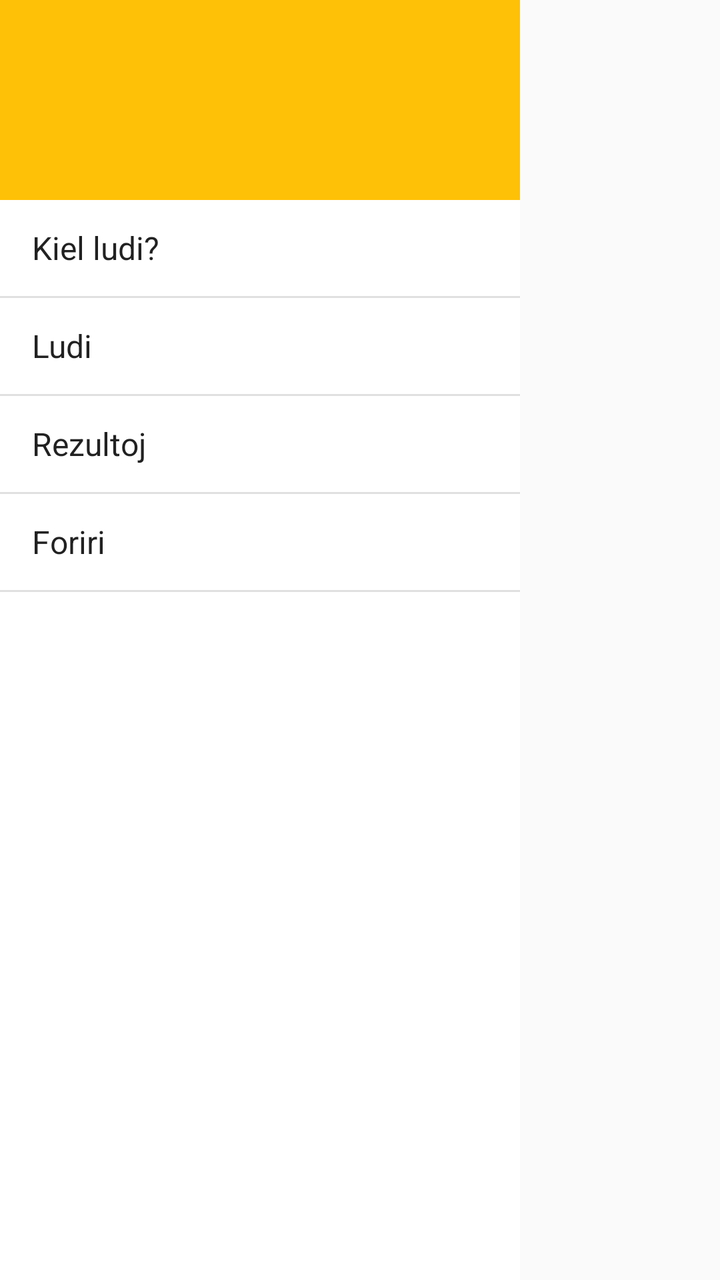
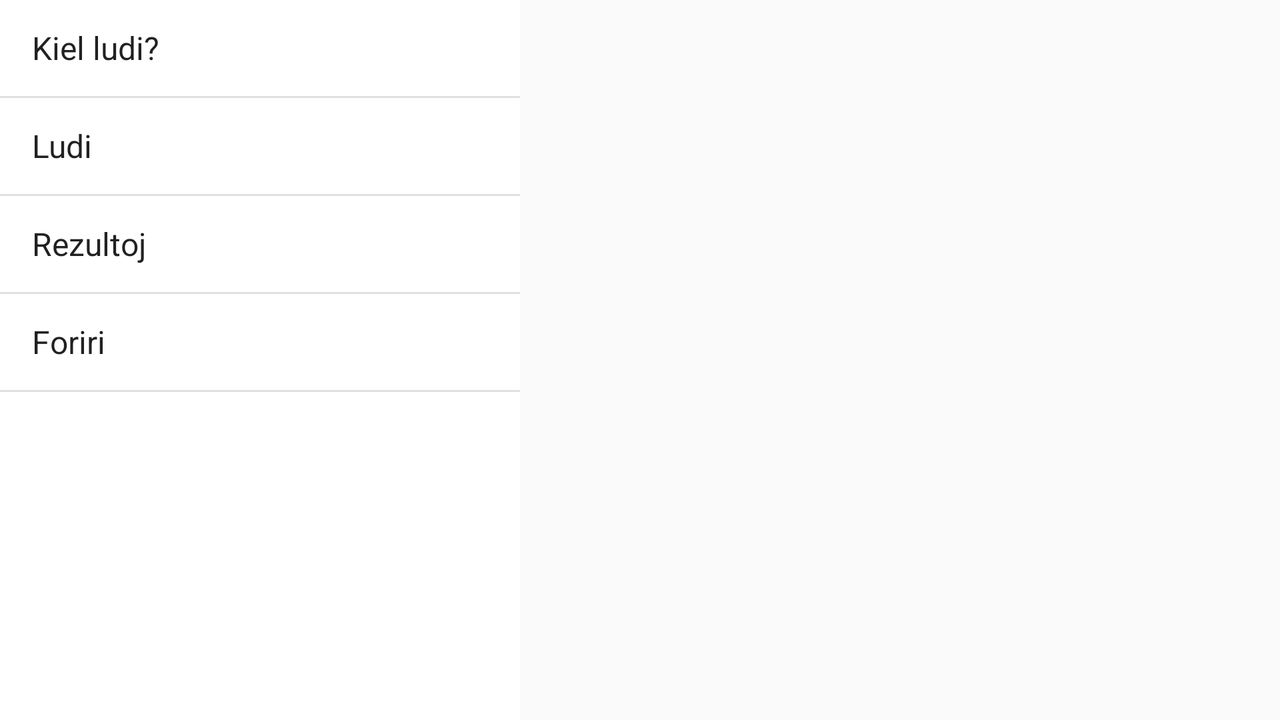

The same Android screen from two of the app's own layout files: first res/layout/ as a phone draws it, then the repository's variant for another configuration, drawn on a device whose configuration selects that folder. Both files follow.
<!-- AndroidManifest.xml: application theme AppTheme -->
<!-- res/layout/nav_drawer.xml -->
<?xml version="1.0" encoding="utf-8"?>
<RelativeLayout xmlns:android="http://schemas.android.com/apk/res/android"
    android:id="@+id/scrollView"
    android:layout_width="260dp"
    android:layout_height="match_parent"
    android:background="@color/sam_fond_blanc"
    android:layout_gravity="start"
        android:orientation="vertical">

        <FrameLayout
            android:id="@+id/nav_top"
            android:layout_width="match_parent"
            android:background="@color/sam_principale"
            android:layout_height="100dp"
            >

        </FrameLayout>

        <ListView
            android:id="@+id/nav_list"
            android:textColor="@color/sam_txt_0"
            android:background="@color/sam_fond_blanc"
            android:entries="@array/nav_drawer_items"
            android:layout_width="match_parent"
            android:layout_height="match_parent"
            android:layout_below="@+id/nav_top" />
</RelativeLayout>
<!-- resources referenced by this layout -->
<resources>
  <string-array name="nav_drawer_items">
          <item>Kiel ludi?</item>
          <item>Ludi</item>
          <item>Rezultoj</item>
          
          <item>Foriri</item>
      </string-array>
  <color name="sam_fond_blanc">#FFFFFF</color>
  <color name="sam_principale">#FFC107</color>
  <color name="sam_txt_0">#333333</color>
  <style name="AppTheme" parent="Theme.AppCompat.Light">
          
          <item name="android:windowNoTitle">true</item>
          <item name="windowActionBar">false</item> 
  
          <item name="drawerArrowStyle">@style/DrawerArrowStyle</item>
      </style>
  <style name="DrawerArrowStyle" parent="Widget.AppCompat.DrawerArrowToggle">
          <item name="spinBars">true</item>
          <item name="color">@android:color/white</item>
      </style>
</resources>
<!-- res/layout-land/nav_drawer.xml (the repository's variant of the layout above) -->
<!-- drawn on the phone turned sideways -->
<?xml version="1.0" encoding="utf-8"?>
<RelativeLayout xmlns:android="http://schemas.android.com/apk/res/android"
    android:id="@+id/scrollView"
    android:layout_width="260dp"
    android:layout_height="match_parent"
    android:layout_gravity="start"
    android:background="@color/sam_fond_blanc"
    android:orientation="vertical">

        <FrameLayout
            android:id="@+id/nav_top"
            android:layout_width="match_parent"
            android:layout_height="146dp"
            android:background="@color/sam_principale" >
        </FrameLayout>

        <RelativeLayout android:id="@+id/nav_header"
            android:layout_width="match_parent"
            android:layout_height="match_parent"
            android:layout_gravity="start"
            android:background="@color/sam_fond_fonce"
            android:orientation="vertical" >

            <ImageView android:id="@+id/nav_logo"
                android:layout_width="wrap_content"
                android:layout_height="0dp"
                android:layout_gravity="start" />

            <ListView
                android:id="@+id/nav_list"
                android:layout_width="match_parent"
                android:layout_height="match_parent"
                android:layout_below="@+id/nav_logo"
                android:background="@color/sam_fond_blanc"
                android:entries="@array/nav_drawer_items"
                android:textColor="@color/sam_txt_0" />

        </RelativeLayout>
</RelativeLayout>
<!-- resources referenced by the variant -->
<!-- as the phone turned sideways resolves them -->
<resources>
  <string-array name="nav_drawer_items">
          <item>Kiel ludi?</item>
          <item>Ludi</item>
          <item>Rezultoj</item>
          
          <item>Foriri</item>
      </string-array>
  <color name="sam_fond_blanc">#FFFFFF</color>
  <color name="sam_fond_fonce">#795548</color>
  <color name="sam_principale">#FFC107</color>
  <color name="sam_txt_0">#333333</color>
  <style name="AppTheme" parent="Theme.AppCompat.Light">
          
          <item name="android:windowNoTitle">true</item>
          <item name="windowActionBar">false</item> 
  
          <item name="drawerArrowStyle">@style/DrawerArrowStyle</item>
      </style>
  <style name="DrawerArrowStyle" parent="Widget.AppCompat.DrawerArrowToggle">
          <item name="spinBars">true</item>
          <item name="color">@android:color/white</item>
      </style>
</resources>
